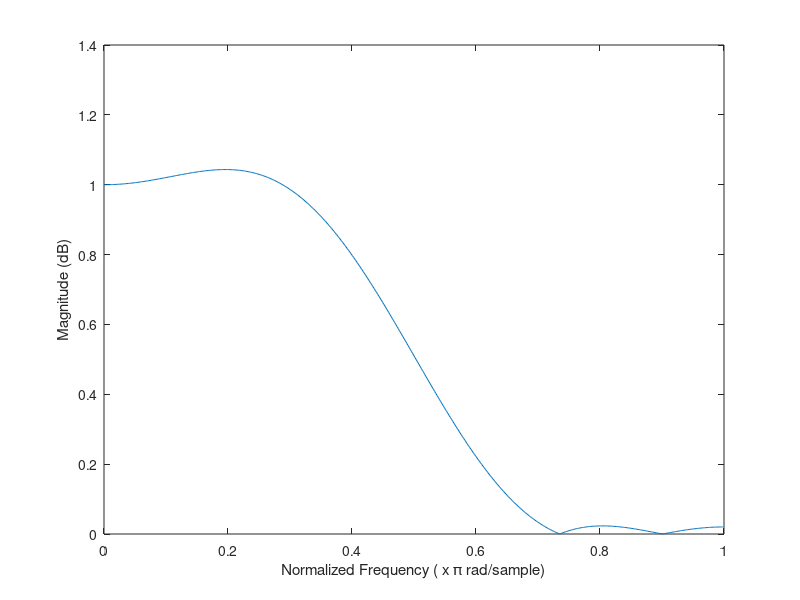
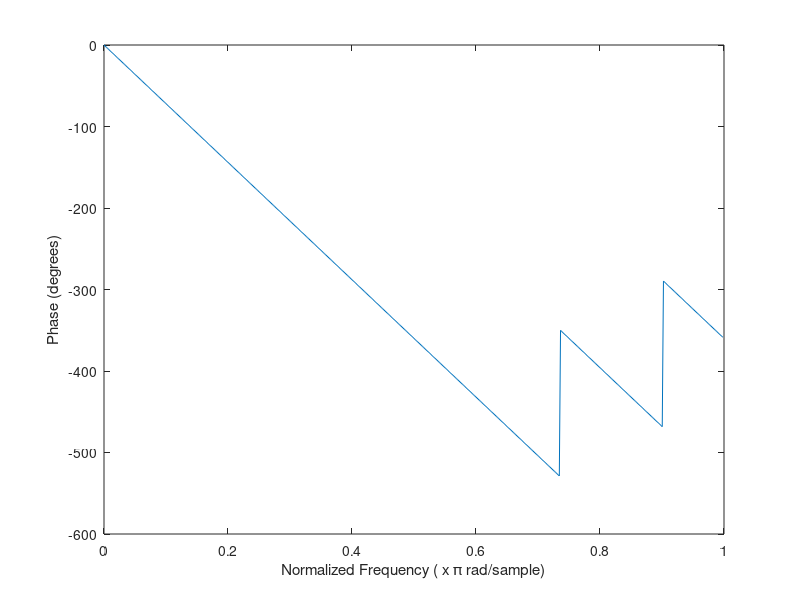

Write MATLAB code to recreate these figures, in order.
a = [0 -0.061235467 0 0.306177333 0.510116268 0.306177333 0 -0.061235467 0];
[H,w] = freqz(a);

% subplot(2,1,1);
figure;
plot(w/pi,abs(H));
xlabel('Normalized Frequency ( x \pi rad/sample)');
ylabel('Magnitude (dB)');

% plot(2,1,2);
figure;
plot(w/pi,360/(2*pi)*unwrap(angle(H)));
xlabel('Normalized Frequency ( x \pi rad/sample)');
ylabel('Phase (degrees)');
